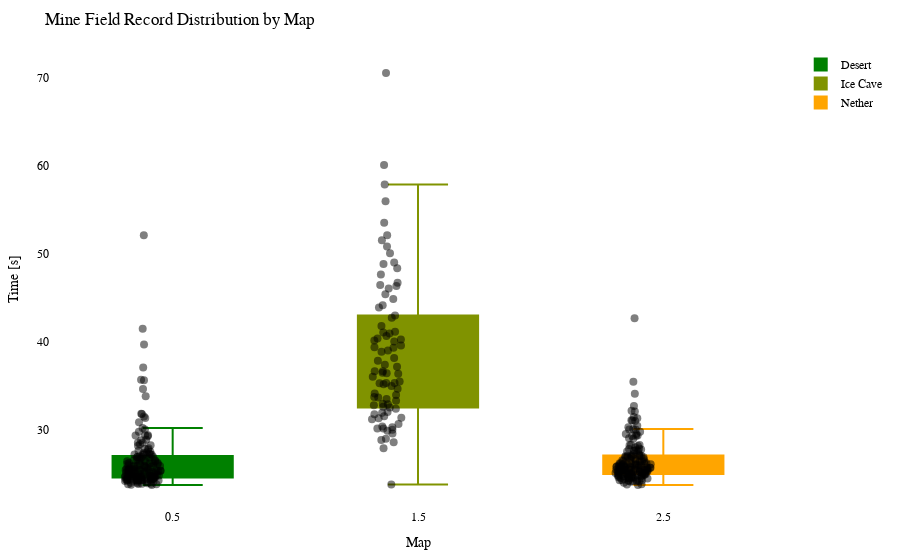

Notebook code cell kept with this figure:
### Code cell
import plotly.graph_objects as go
import plotly.io as pio

df = getRecordsDataframe(minigame="Minenfeld")

# Calculate the offset for centering the data points
num_columns = len(df.columns)
offset = 0.5

# Create a Swarm plot using Plotly
fig = go.Figure()

cmap = LinearSegmentedColormap.from_list("green_orange", ["green", "orange"])
colors = [to_hex(cmap(i / (num_columns - 1))) for i in range(num_columns)]

for i, (column, color) in enumerate(zip(df.columns, colors)):
    x_values = [i + offset] * len(df[column])  # Adjust x-values with offset for horizontal centering
    fig.add_trace(go.Box(x=x_values,
                         y=df[column],
                         name=column,
                         boxpoints='all',
                         pointpos=-0.5,  # Adjust point position to prevent overlapping
                         marker=dict(color='rgba(0,0,0,0.5)', size=8),  # Adjust marker color and size
                         line=dict(color=color),
                         fillcolor=color,
                         hovertext=df_to_html.index,
                         hoverinfo='name+text+y',
                         showlegend=True))

fig.update_layout(title="Mine Field Record Distribution by Map",
                  xaxis=dict(title="Map"),
                  yaxis=dict(title="Time [s]"),
                  showlegend=True,
                  font=dict(family="Arial", size=12, color="black"),  # Customize font
                  plot_bgcolor="white",  # Set background color
                  margin=dict(l=50, r=50, t=50, b=50),  # Adjust margins for better layout
                  )


pio.show(fig)

pio.write_html(fig, "out/minef_swarm_plot.html")

### Figure 1 — Plotly figure (JSON) as saved in the notebook; plotly's stock layout.template omitted (floating-point values rounded to 4 significant figures; data arrays with more than 128 entries replaced by an {"elided": "..."} marker saying what was removed)
{"data": [{"boxpoints": "all", "fillcolor": "#008000", "hoverinfo": "name+text+y", "hovertext": {"elided": "172 str values"}, "line": {"color": "#008000"}, "marker": {"color": "rgba(0,0,0,0.5)", "size": 8}, "name": "Desert", "pointpos": -0.5, "showlegend": true, "type": "box", "x": {"elided": "172 float values"}, "y": {"elided": "172 float values"}}, {"boxpoints": "all", "fillcolor": "#809300", "hoverinfo": "name+text+y", "hovertext": {"elided": "172 str values"}, "line": {"color": "#809300"}, "marker": {"color": "rgba(0,0,0,0.5)", "size": 8}, "name": "Ice Cave", "pointpos": -0.5, "showlegend": true, "type": "box", "x": {"elided": "172 float values"}, "y": {"elided": "172 float values"}}, {"boxpoints": "all", "fillcolor": "#ffa500", "hoverinfo": "name+text+y", "hovertext": {"elided": "172 str values"}, "line": {"color": "#ffa500"}, "marker": {"color": "rgba(0,0,0,0.5)", "size": 8}, "name": "Nether", "pointpos": -0.5, "showlegend": true, "type": "box", "x": {"elided": "172 float values"}, "y": {"elided": "172 float values"}}], "layout": {"font": {"color": "black", "family": "Arial", "size": 12}, "margin": {"b": 50, "l": 50, "r": 50, "t": 50}, "plot_bgcolor": "white", "showlegend": true, "title": {"text": "Mine Field Record Distribution by Map"}, "xaxis": {"title": {"text": "Map"}}, "yaxis": {"title": {"text": "Time [s]"}}}}
